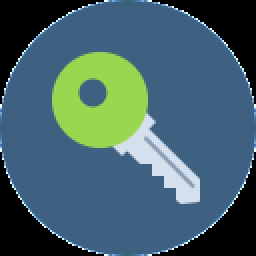
#> input picture key-flat-128x128.png, 128 x 128 px (shown 2 times larger)
$ python EditPicture.py
#> lines starting #> are read from the running program, lines starting #| are printed output that depends on the picture
import numpy as np
import cv2
img = cv2.imread("key-flat-128x128.png",0)
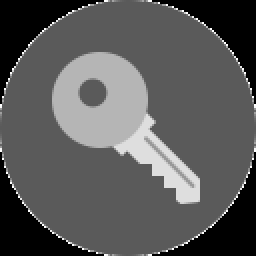
#> img: shape (128, 128) (shown 2 times larger); min 0, max 255, mean 88.5
line = img[64]
#> line = 128 values, max 222 at index 70, min 90 at index 0, mean 123
chars = set()
chars_count={}
for i in range(len(line)):
    line[i]= line[i]//20*20
#> this loop made 128 passes
#> after the loop, line = 128 values, max 220 at index 70, min 80 at index 0, mean 115.8
for i in range(len(line)):
    if(line[i] in chars):
        chars_count[line[i]]+=1
    else:
        chars_count[line[i]] = 1
        chars.add(line[i])
#> after the loop, chars = 6 items; chars_count = {80: 83, 100: 1, 160: 1, 180: 38, 200: 1, 220: 4}


#==============================================Haffmans's code=========================================================================================#


class charcode(object):#Класс для каждого различного символа, в котором хранится инфа о нем
    frequency=0 #Частота встречаемости в коде
    char_=''#Сам символ
    char_byte=''#Его двоичный код
    left=''#Левый лист при наличии
    right=''#Правый лист при наличии
objs={}#Словарь символов
#---------------------------Записываем элементы из массива в массив объектов-символов
for xkey,xvalue in chars_count.items():
    tmp=charcode()
    tmp.frequency = int(xvalue)
    tmp.char=xkey
    objs[xkey] = tmp
#> this loop made 6 passes
#> (xkey, xvalue, tmp.frequency, tmp.char) on passes 1 to 6: (80, 83, 83, 80), (100, 1, 1, 100), (160, 1, 1, 160), (180, 38, 38, 180), (200, 1, 1, 200), (220, 4, 4, 220)
#> after the loop, objs = 6 items

#-----------Дублируем словарь, чтобы был массив для восстановления кода в обратном порядке
objtmp={}
objtmp = objs.copy()
#> objtmp = 6 items
#Идем по графу от листьев к вершинам, записываем значение вершинам
while(len(objs)>1):
    #Находим правый лист
    min1=''
    for x in objs:
        if(min1 ==''): min1=x
        elif(objs[x].frequency<objs[min1].frequency): min1=x
    r=objs.pop(min1)

    #Находим левый лист
    min2=''
    for x in objs:
        if(min2 ==''): min2=x
        elif(objs[x].frequency<objs[min2].frequency): min2=x
    l=objs.pop(min2)
    #Добавляем вершину в массивы
    z=charcode()

    z.frequency = int(l.frequency)+int(r.frequency)
    z.left=l.char
    z.right = r.char
    z.char=str(l.char)+str(r.char)

    objs[z.char] = z
    objtmp[z.char] = z
#> this loop made 5 passes
#> (z.frequency, z.left, z.right, z.char) on passes 1 to 5: (2, 160, 100, '160100'), (3, '160100', 200, '160100200'), (7, 220, '160100200', '220160100200'), (45, 180, '220160100200', '180220160100200'), (128, 80, '180220160100200', '80180220160100200')
#> after the loop, objs = 1 item; objtmp = 11 items
for x in objs:
    print(objs[x].char,objs[x].frequency,objs[x].left,objs[x].right)
#> this loop made 1 pass
#> x on pass 1: '80180220160100200'
#| 80180220160100200 128 80 180220160100200
#--------------------Восстановление листьев с кодами-------------------
answers ={}#Массив конечных листьев
while(len(objs)>0):
    xk,xv=objs.popitem()
    if(xv.left!=''):
        tmp=charcode()
        tmp.char_byte=xv.char_byte+'0'
        tmp.char = xv.left
        tmp.left = objtmp[xv.left].left
        tmp.right = objtmp[xv.left].right
        tmp.frequency =  objtmp[xv.left].frequency
        objs[tmp.char] = tmp
       # print(tmp.)
    if(xv.right!=''):
        tmp=charcode()
        tmp.char_byte=xv.char_byte+'1'
        tmp.char = xv.right
        tmp.left = objtmp[xv.right].left
        tmp.right = objtmp[xv.right].right
        tmp.frequency =  objtmp[xv.right].frequency
        objs[tmp.char] =tmp
    if(xv.right=='' and xv.left ==''):
        answers[xk]= xv
#> this loop made 11 passes
#> (xk, tmp.char_byte, tmp.char, tmp.left, tmp.right, tmp.frequency) on passes 1, 2, 3, 4, 6: ('80180220160100200', '1', '180220160100200', 180, '220160100200', 45), ('180220160100200', '11', '220160100200', 220, '160100200', 7), ('220160100200', '111', '160100200', '160100', 200, 3), ('160100200', '1111', 200, '', '', 1), ('160100', '11101', 100, '', '', 1)
#> xk on passes 5, 7, 8, 9, 10, 11: 200, 100, 160, 220, 180, 80
#> after the loop, answers = 6 items; objs = 0 items
for xv in answers.keys():
    print(answers[xv].char, answers[xv].char_byte,answers[xv].frequency)
#> this loop made 6 passes
#| 200 1111 1
#| 100 11101 1
#| 160 11100 1
#| 220 110 4
#| 180 10 38
#| 80 0 83


#===========================================================Shenon-Fanno's code===================================================#
result=[]

def sf(a,code):
    p1=[]
    p1_probability=0
    p2=[]
    p2_probability=0
    a2=[]
    a2.extend(a)
    while(len(a2)!=0):
        if(p1_probability<=p2_probability):
            p1.append(a2.pop(0))
            p1_probability+=p1[len(p1)-1][1]
        else:
            p2.append(a2.pop())
            p2_probability+=p2[len(p2)-1][1]
    if(len(p1)>1):
        sf(p1,code+'0')
    else:
        result.append([p1[0][0],code+'0'])
    if(len(p2)>1):
        sf(p2,code+'1')
    else:
        result.append([p2[0][0],code+'1'])
array_chars=[]
probability = 0

for char in chars_count.keys():
    probability+=chars_count[char]
#> this loop made 6 passes
#> (char, probability) on passes 1 to 6: (80, 83), (100, 84), (160, 85), (180, 123), (200, 124), (220, 128)
#> after the loop, probability = 128
for char in chars_count.keys():
    chars_count[char]/=probability
#> this loop made 6 passes
#> after the loop, chars_count = {80: 0.648, 100: 0.00781, 160: 0.00781, 180: 0.297, 200: 0.00781, 220: 0.0312}
for k,i in chars_count.items():
    array_chars.append([k,i])
#> this loop made 6 passes
#> (k, i) on passes 1 to 6: (80, 0.648), (100, 0.00781), (160, 0.00781), (180, 0.297), (200, 0.00781), (220, 0.0312)
#> after the loop, array_chars = [[80, 0.648], [100, 0.00781], [160, 0.00781], [180, 0.297], [200, 0.00781], [220, 0.0312]]
array_chars.sort(key = lambda char:char[1], reverse =True )
sf(array_chars,'')
#> the loop in sf, `while(len(a2)!=0):` made 6 passes
#> p2_probability on passes 2 to 6: 0.00781, 0.0156, 0.0234, 0.0547, 0.352
#> p1_probability on pass 1: 0.648
#> after the loop in sf, `while(len(a2)!=0):`: a2 = []; p1 = [[80, 0.648]]; p1_probability = 0.648; p2 = [[200, 0.00781], [160, 0.00781], [100, 0.00781], [220, 0.0312], [180, 0.297]]; p2_probability = 0.352
#> the loop in sf (call 2), `while(len(a2)!=0):` made 5 passes
#> p2_probability on pass 2: 0.297

print(result)
#| [[80, '0'], [200, '10000'], [160, '10001'], [100, '1001'], [220, '101'], [180, '11']]
#---------------вывод кода------------
chars1 = dict()
tmpi=0
for xv in answers.keys():
    chars1[answers[xv].char] = answers[xv].char_byte
    tmpi+=1
#> after the loop, chars1 = {200: '1111', 100: '11101', 160: '11100', 220: '110', 180: '10', 80: '0'}; tmpi = 6
for x in line:
    print(chars1[x], end='')
#> this loop made 128 passes
#| 0
#| 0
#| 0
#| 0
#| 0
#| 0
#| 0
#| 0
#> (further printed lines are left out)

'''
for xv in answers.keys():
    print(answers[xv].char, answers[xv].char_byte,answers[xv].frequency)

'''
#print(result)
#chars_count[line[i]]
